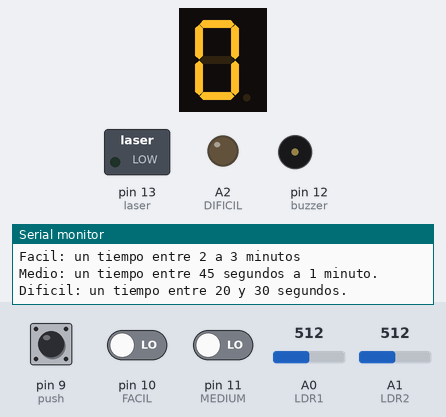
The sketch below on a simulated Arduino Uno, built with avr-gcc and run on an emulated ATmega328P. On the bench: 1-digit seven-segment display, switched loads named in the sketch (green lamp = pin HIGH), output pins drawn as LEDs (lit = HIGH), buzzer (waves = sounding), the last lines printed to the serial monitor. Wiring (inferred from the names in the program): 1-digit 7-segment display, segments lit when HIGH: segments pin 2, pin 3, pin 4, pin 5, pin 6, pin 7, pin 8. The inputs (shaded band) are chosen by the test bench; at power-on: pin 11 (MEDIUM) LOW, A0 (LDR1) = 512, pin 9 (push) LOW, pin 10 (FACIL) LOW, A1 (LDR2) = 512. The segment pins are drawn as the display they are named for; pins used as bus, display or sensor lines are not drawn.

Above: at 1.3 s.
1.4 s: pin 11 (MEDIUM) driven HIGH
At 4.15 s:
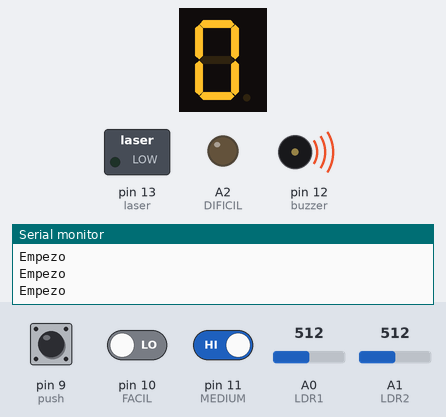
4.4 s: A0 (LDR1) set to 390
At 5.8 s:
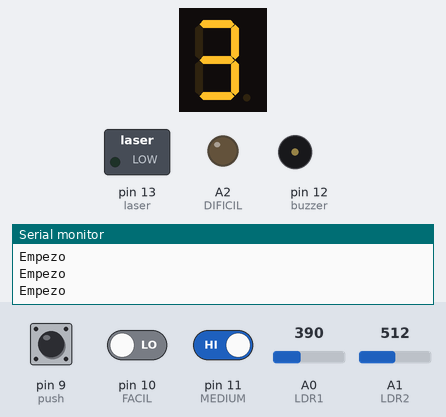
6.9 s: pin 9 (push) pulled HIGH for 0.15 s
At 8.0 s:
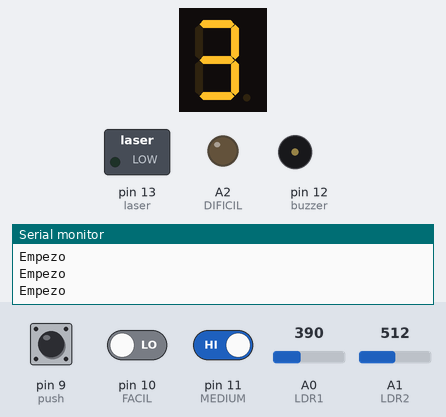
8.5 s: pin 9 (push) pulled HIGH for 1 s
At 9.1 s:
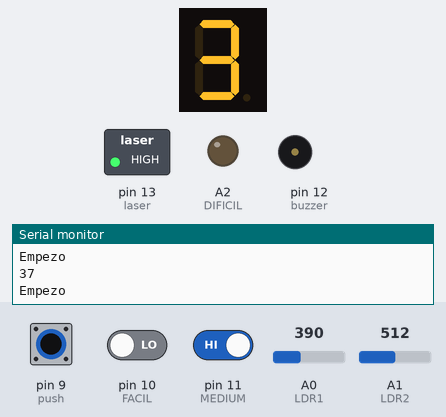
11.0 s: pin 10 (FACIL) driven HIGH
At 12.03 s:
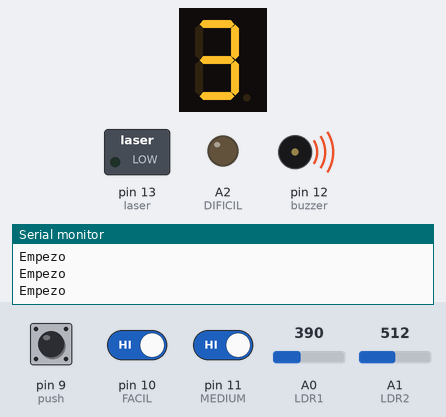
Timing chart, 0 to 14.0 s (numbered marks = the images above; inputs shaded):
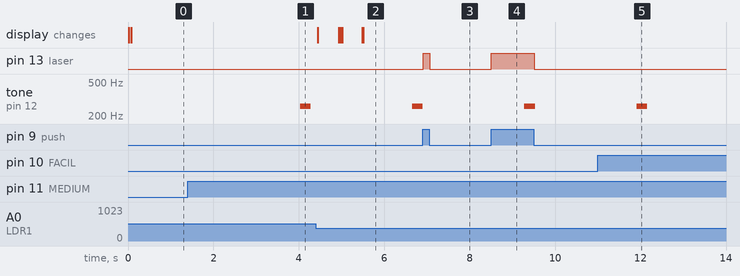

Measured:
- after the input at 1.4 s, tone on pin 12 (buzzer): silent → 261 Hz after 2.6 s, → silent 0.25 s later
- after the input at 4.4 s, the display: first changes at once (image 2 shows a later state)
- after the input at 6.9 s, pin 13 (laser): LOW → HIGH at once, → LOW 0.16 s later
- after the input at 8.5 s, pin 13 (laser): LOW → HIGH at once, → LOW 1.0 s later
- after the input at 11.0 s, tone on pin 12 (buzzer): goes on until 12.2 s, then stays silent

The sketch:

lectura_de_blanco.ino
```cpp
//===========================================================
//Variable
//Array de los pines del display
int numeropines[7] = {2, 3, 4, 5, 6, 7, 8};
//bytes para encender leds del display (de derecha a izquierda)
byte controlNumero[4] = {
  0b0111111,  //0
  0b0000110,  //1
  0b1011011,  //2
  0b1001111  //3
};
float x, y;
int d;
int buzzer = 12;
int push = 9; //boton
int contador;
int dataBoton;
int laser = 13;
int LDR1 = A0;
int LDR2 = A1;
int dato1;
int dato2;
int pulsos;
int FACIL = 10;
int MEDIUM = 11;
int DIFICIL = A2;

//===========================================================
//funcion de display
void display(int number) {
  byte numeroBit = controlNumero[number];

  for (int i = 0; i < 7; i++) {
    int bit = bitRead(numeroBit, i);
    digitalWrite(numeropines[i], bit);
    delay(5);
  }

}
//===========================================================
//Funcion de menu

void mostrarMenu() {
  Serial.println("BIENVENIDO!");
  Serial.println("AL JUEGO TIRO AL BLANCO");
  Serial.println("Facil: un tiempo entre 2 a 3 minutos");
  Serial.println("Medio: un tiempo entre 45 segundos a 1 minuto.");
  Serial.println("Dificil: un tiempo entre 20 y 30 segundos." );
}
//===========================================================
//Funcion de disparo

void disparo() {
  dato1 = analogRead(LDR1);
  dato2 = analogRead(LDR2);

  if (dato1 < 400 || dato2 < 400) {
    contador++;
    if (contador == 1) {
      display(1);
      delay(500);
    }
    if (contador == 2) {
      display(2);
      delay(500);
    }
    if (contador == 3) {
      display(3);
      delay(500);
    }
  }
}

void tiroLaser() {
  dataBoton = digitalRead(push);
  if (dataBoton == 1) {
    pulsos++;
    Serial.println(pulsos);
    digitalWrite(laser, HIGH);
    delay(20);
    digitalWrite(laser, LOW);
  }
}

//===========================================================
void setup() {
  Serial.begin(9600);
  pinMode(push, INPUT);
  pinMode(FACIL, INPUT);
  pinMode(MEDIUM, INPUT);
  pinMode(DIFICIL, OUTPUT);
  pinMode(laser, OUTPUT);
  pinMode(buzzer, OUTPUT);

  //===========================================================
  //pines del display
  for (int i = 0; i < 7; i++) {
    pinMode(numeropines[i], OUTPUT);
  }
  //===========================================================
  display(0);
  mostrarMenu();
}

void loop() {
  //===========================================================
regreso:    //etiqueta para cuando termine el modo de juego, funciona con el goto
  d = 0;

  if (digitalRead(FACIL) == 1) { //mode de juego facil
    millis(); //tiempo de juego
    x = millis();
    while (d == 0) {
      y = millis() - x;
      Serial.println("Empezo");
      //===========================================================
      disparo();
      //==========================================================
      //Tiro del laser
      tiroLaser();
      //==========================================================
      if (y > 5200) {
        Serial.println("Fin del juego");
        tone(12, 261.63, 250);
        goto regreso; //manda donde esta la etiqueta
      } //if y>52000
    }//while
  }// if del nivel

  //-------------------------------------------------------------
  d = 0;
  if (digitalRead(MEDIUM) == 1) { //mode de juego medio
    millis(); //tiempo de juego
    x = millis();
    while (d == 0) {
      y = millis() - x;
      Serial.println("Empezo");
      //===========================================================
      disparo();
      //==========================================================
      //Tiro del laser
      tiroLaser();
      //==========================================================
      if (y > 2600) {
        Serial.println("Fin del juego");
        tone(12, 261.63, 250);
        goto regreso; //manda donde esta la etiqueta
      } //if y>2600
    }//while
  }// if del nivel
  //-------------------------------------------------------------
  d = 0;
  if (digitalRead(DIFICIL) == 1) { //mode de juego dificil
    millis(); //tiempo de juego
    x = millis();
    while (d == 0) {
      y = millis() - x;
      Serial.println("Empezo");
      //===========================================================
      disparo();
      //==========================================================
      //Tiro del laser
      tiroLaser();
      //==========================================================
      if (y > 1500) {
        Serial.println("Fin del juego");
        tone(12, 261.63, 250);
        goto regreso; //manda donde esta la etiqueta
      } //if y>1300
    }//while
  }// if del nivel

}//loop
```
